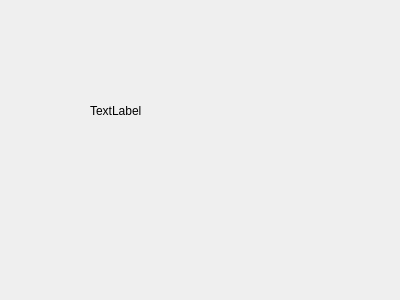
<?xml version="1.0" encoding="UTF-8"?>
<ui version="4.0">
 <class>Debitbalance</class>
 <widget class="QWidget" name="Debitbalance">
  <property name="geometry">
   <rect>
    <x>0</x>
    <y>0</y>
    <width>400</width>
    <height>300</height>
   </rect>
  </property>
  <property name="windowTitle">
   <string>Form</string>
  </property>
  <widget class="QLabel" name="label_debitbalance">
   <property name="geometry">
    <rect>
     <x>90</x>
     <y>70</y>
     <width>171</width>
     <height>81</height>
    </rect>
   </property>
   <property name="text">
    <string>TextLabel</string>
   </property>
  </widget>
 </widget>
 <resources/>
 <connections/>
</ui>
